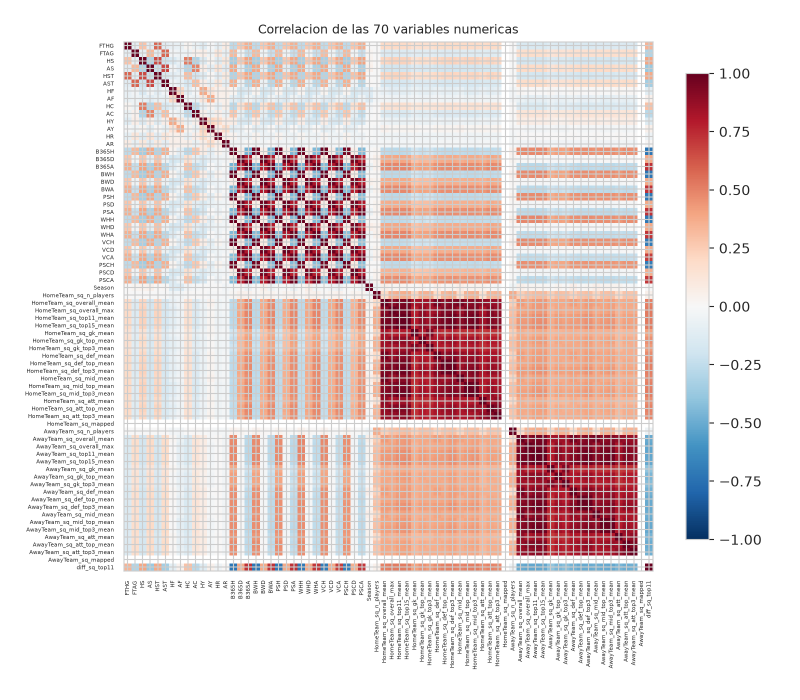
#> input picture docs/figures/eda_corr_completa.png, 1600 x 1400 px, given in place of res_modelos.png, which was not available (shown at 1/2 size)
$ python recortar_figuras.py
#> lines starting #> are read from the running program, lines starting #| are printed output that depends on the picture; pictures that were not available may be replaced by others from this repository, and a replacement may not be noted
"""Recorta los paneles clave de las figuras generadas por los cuadernos (docs/figures/*.png) para que el texto sea legible
a ancho de pagina en el informe (IEEE, 2 columnas). Entrada: figuras completas; salida: docs/figures/p_*.png.

Cada figura completa sale del cuaderno indicado; las cajas son (x0, x1) en pixeles del PNG original (todo el alto)."""
from pathlib import Path
from PIL import Image

FIG = Path(__file__).resolve().parents[2] / 'docs' / 'figures'
# nombre de salida: (figura de origen, [(x0, x1), ...]) ; varias cajas se pegan una al lado de la otra
CORTES = {
    'p_modelos_ll':      ('res_modelos',        [(0, 620)]),                 # 04_modelo: log loss por modelo
    'p_modelos_delta':   ('res_modelos',        [(620, 1260)]),              # 04_modelo: diferencia frente a la LR y al mercado
    'p_bloques_ll':      ('res_bloques',        [(0, 600)]),                 # 04_modelo: bloques de variables
    'p_bloques_delta':   ('res_bloques',        [(600, 1180)]),              # 04_modelo: mejora al anadir cada bloque (LR)
    'p_rejillas_svm':    ('hp_rejillas',        [(0, 470)]),                 # 05_hiperparametros: SVM
    'p_rejillas_xgb':    ('hp_rejillas',        [(470, 935)]),               # 05_hiperparametros: XGBoost
    'p_sesgo_liga':      ('mercado_sesgo',      [(640, 1235)]),              # 06_mercado: por liga
    'p_sesgo_tramo':     ('mercado_sesgo',      [(1240, 1990)]),             # 06_mercado: por tramo de probabilidad
    'p_fiab_local':      ('mercado_fiabilidad', [(0, 505)]),                 # 06_mercado: fiabilidad del local
    'p_fiab_pend':       ('mercado_fiabilidad', [(1515, 2089)]),             # 06_mercado: pendientes de calibracion
    'p_revision_info':   ('prep_revision',      [(840, 1450)]),              # 02_feature: informacion frente a estabilidad
    'p_revision_veredicto': ('prep_revision',   [(1463, 1990)]),             # 02_feature: veredicto por bloque
    'p_diag_roc':        ('final_diag',         [(0, 530, 0, 445)]),         # 08_modelo_final: curva ROC del local
    'p_diag_fiab':       ('final_diag',         [(0, 530, 445, 890)]),       # 08_modelo_final: fiabilidad del local
    'p_backtest_b365':   ('final_backtest',     [(0, 790)]),                 # 08_modelo_final: ROI con Bet365
    'p_backtest_pin':    ('final_backtest',     [(795, 1590)]),              # 08_modelo_final: ROI con Pinnacle
    'p_confusion':       ('eval_confusion',     [(519, 890), (962, 1528)]),  # 07_evaluacion: matriz de la LR + precision/recall
    'p_robustez':        ('eval_bloques',       [(0, 800)]),                 # 07_evaluacion: IC por bloques frente a partidos sueltos
    'p_liga':            ('final_liga',         [(0, 885)]),                 # 08_modelo_final: por liga
    'p_mipca':           ('res_mipca',          [(1035, 1790)]),             # 04_modelo: MI vs PCA con la k elegida
    'p_empate':          ('prep_empate',        [(0, 565)]),                 # 02_feature: empates segun goles esperados
    'p_test_delta':      ('final_test',         [(722, 1490, 0, 440)]),      # 08_modelo_final (Paso 8): modelo final frente a cada referencia en el test
    'p_test_temporada':  ('final_test',         [(0, 735, 445, 890)]),       # 08_modelo_final (Paso 8): por temporada, validacion y test
}
# figuras que se apilan en vertical: nombre de salida: (figura de origen, [(x0, x1), ...])
APILADOS = {
    'p_test_backtest':   ('final_test_backtest', [(0, 818), (819, 1637)]),   # 08_modelo_final (Paso 8): ROI en el test con Bet365 y con Pinnacle
}
for destino, (origen, cajas) in CORTES.items():
    im = Image.open(FIG / f'{origen}.png').convert('RGB')
    trozos = [im.crop((c[0], c[2] if len(c) == 4 else 0, c[1], c[3] if len(c) == 4 else im.height)) for c in cajas]
#> trozos = 1 item
    w = sum(t.width for t in trozos); h = max(t.height for t in trozos); out = Image.new('RGB', (w, h), 'white'); x = 0
#> after `w = sum((t.width for t in trozos))`: w = 620
#> after `h = max((t.height for t in trozos))`: h = 1400
#> after `out = Image.new('RGB', (w, h), 'white')`: out: PIL image 620x1400 RGB; every value is 255
    for t in trozos: out.paste(t, (x, 0)); x += t.width
#> this loop made 1 pass
#> x on pass 1: 620
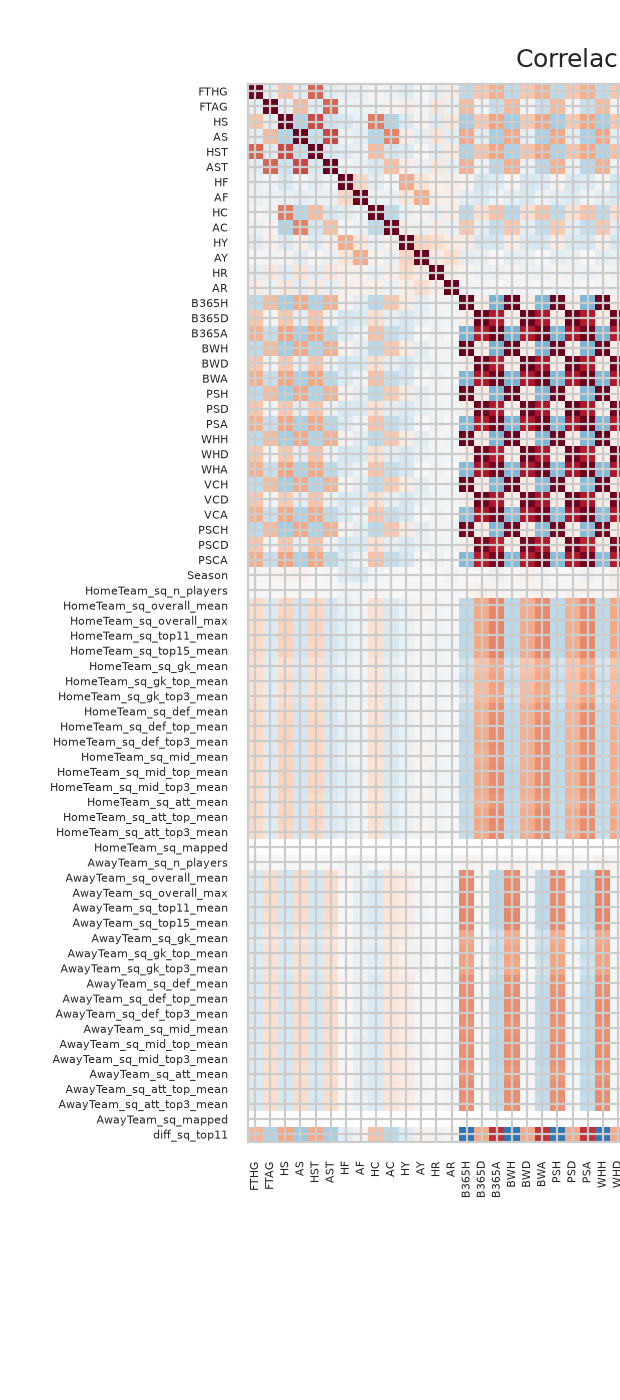
#> out: PIL image 620x1400 RGB; mean R, G, B 233.5, 227.8, 227.4
#> after the loop, x = 620
    out.save(FIG / f'{destino}.png'); print(destino, out.size)
#| p_modelos_ll (620, 1400)
#> pass 3 of the loop `for destino, (origen, cajas) in CORTES.items():`:
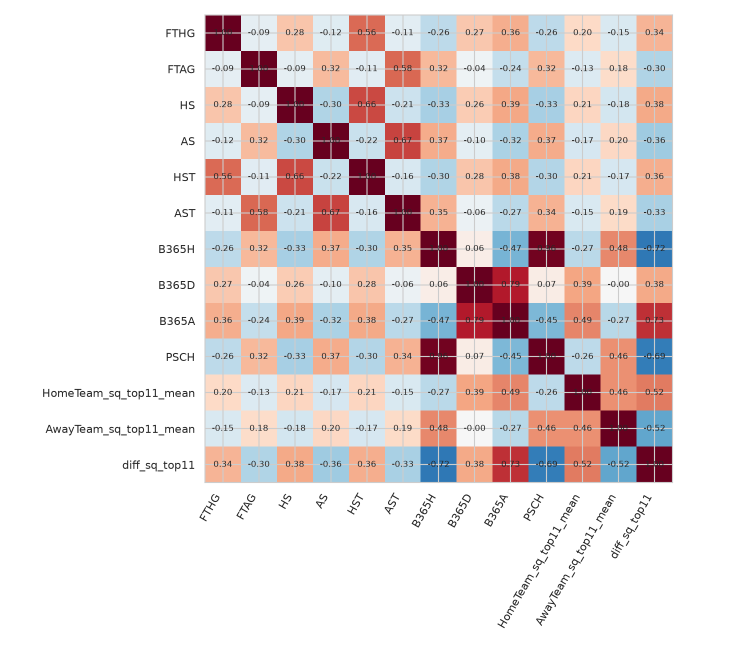
#> input picture docs/figures/eda_corr_detalle.png, 1500 x 1300 px, given in place of res_bloques.png, which was not available (shown at 1/2 size)
#> im: PIL image 1500x1300 RGB
#> w = 600
#> h = 1300
#> the loop `for t in trozos: out.paste(t, (x, 0)); x += t.width` made 1 pass
#> x on pass 1: 600
#> after the loop `for t in trozos: out.paste(t, (x, 0)); x += t.width`:
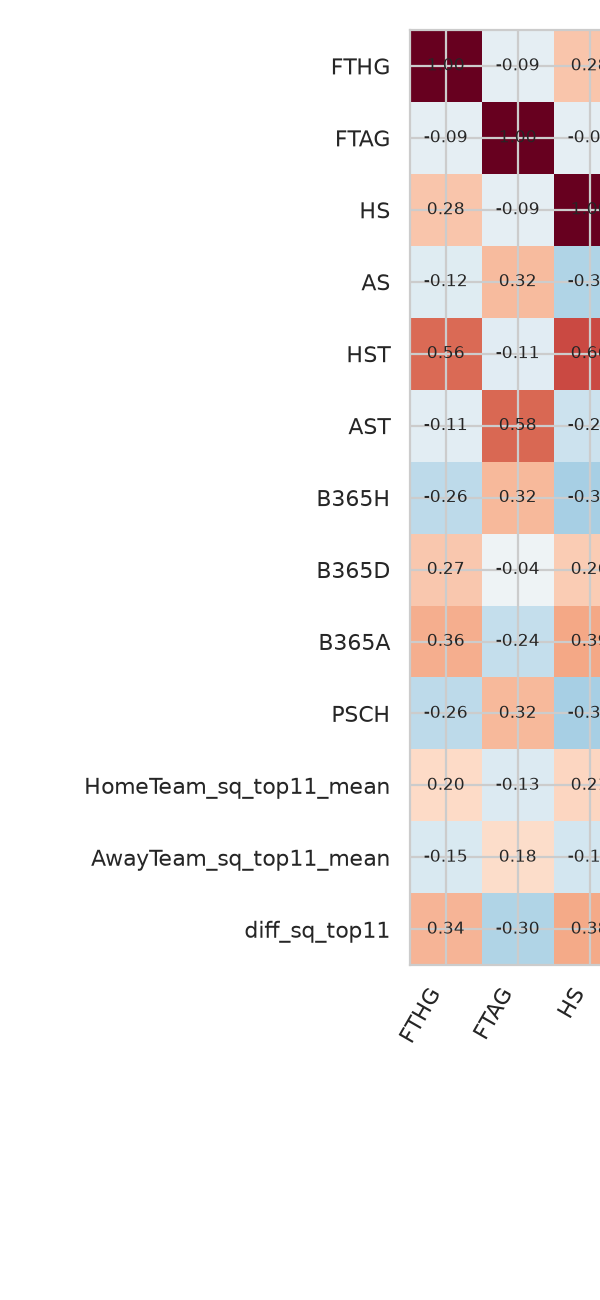
#> out: PIL image 600x1300 RGB; mean R, G, B 242.7, 237.1, 236.4
#> after the loop `for t in trozos: out.paste(t, (x, 0)); x += t.width`: x = 600
#| p_bloques_ll (600, 1300)
#> (the run stopped early here; a loop or call above may not have finished)
